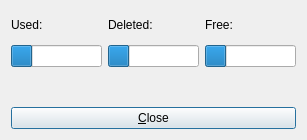
<?xml version="1.0" encoding="UTF-8"?>
<ui version="4.0">
 <class>UwxSpace</class>
 <widget class="QDialog" name="UwxSpace">
  <property name="geometry">
   <rect>
    <x>0</x>
    <y>0</y>
    <width>300</width>
    <height>140</height>
   </rect>
  </property>
  <property name="windowTitle">
   <string>Module Space Usage</string>
  </property>
  <layout class="QGridLayout" name="gridLayout">
   <item row="0" column="0">
    <layout class="QVBoxLayout" name="verticalLayout">
     <item>
      <layout class="QHBoxLayout" name="horizontalLayout_2">
       <item>
        <widget class="QLabel" name="label">
         <property name="text">
          <string>Used:</string>
         </property>
        </widget>
       </item>
       <item>
        <widget class="QLabel" name="label_2">
         <property name="text">
          <string>Deleted:</string>
         </property>
        </widget>
       </item>
       <item>
        <widget class="QLabel" name="label_3">
         <property name="text">
          <string>Free:</string>
         </property>
        </widget>
       </item>
      </layout>
     </item>
     <item>
      <layout class="QHBoxLayout" name="horizontalLayout_3">
       <item>
        <widget class="QProgressBar" name="bar_Used">
         <property name="value">
          <number>24</number>
         </property>
         <property name="textVisible">
          <bool>false</bool>
         </property>
         <property name="orientation">
          <enum>Qt::Horizontal</enum>
         </property>
         <property name="invertedAppearance">
          <bool>false</bool>
         </property>
         <property name="textDirection">
          <enum>QProgressBar::BottomToTop</enum>
         </property>
         <property name="format">
          <string/>
         </property>
        </widget>
       </item>
       <item>
        <widget class="QProgressBar" name="bar_Deleted">
         <property name="value">
          <number>24</number>
         </property>
         <property name="textVisible">
          <bool>false</bool>
         </property>
         <property name="orientation">
          <enum>Qt::Horizontal</enum>
         </property>
         <property name="invertedAppearance">
          <bool>false</bool>
         </property>
         <property name="textDirection">
          <enum>QProgressBar::BottomToTop</enum>
         </property>
         <property name="format">
          <string/>
         </property>
        </widget>
       </item>
       <item>
        <widget class="QProgressBar" name="bar_Free">
         <property name="value">
          <number>24</number>
         </property>
         <property name="textVisible">
          <bool>false</bool>
         </property>
         <property name="orientation">
          <enum>Qt::Horizontal</enum>
         </property>
         <property name="invertedAppearance">
          <bool>false</bool>
         </property>
         <property name="textDirection">
          <enum>QProgressBar::BottomToTop</enum>
         </property>
         <property name="format">
          <string/>
         </property>
        </widget>
       </item>
      </layout>
     </item>
     <item>
      <widget class="QLabel" name="label_Type">
       <property name="text">
        <string/>
       </property>
       <property name="alignment">
        <set>Qt::AlignCenter</set>
       </property>
      </widget>
     </item>
     <item>
      <widget class="QPushButton" name="btn_Close">
       <property name="text">
        <string>&amp;Close</string>
       </property>
      </widget>
     </item>
    </layout>
   </item>
  </layout>
 </widget>
 <resources/>
 <connections/>
</ui>
